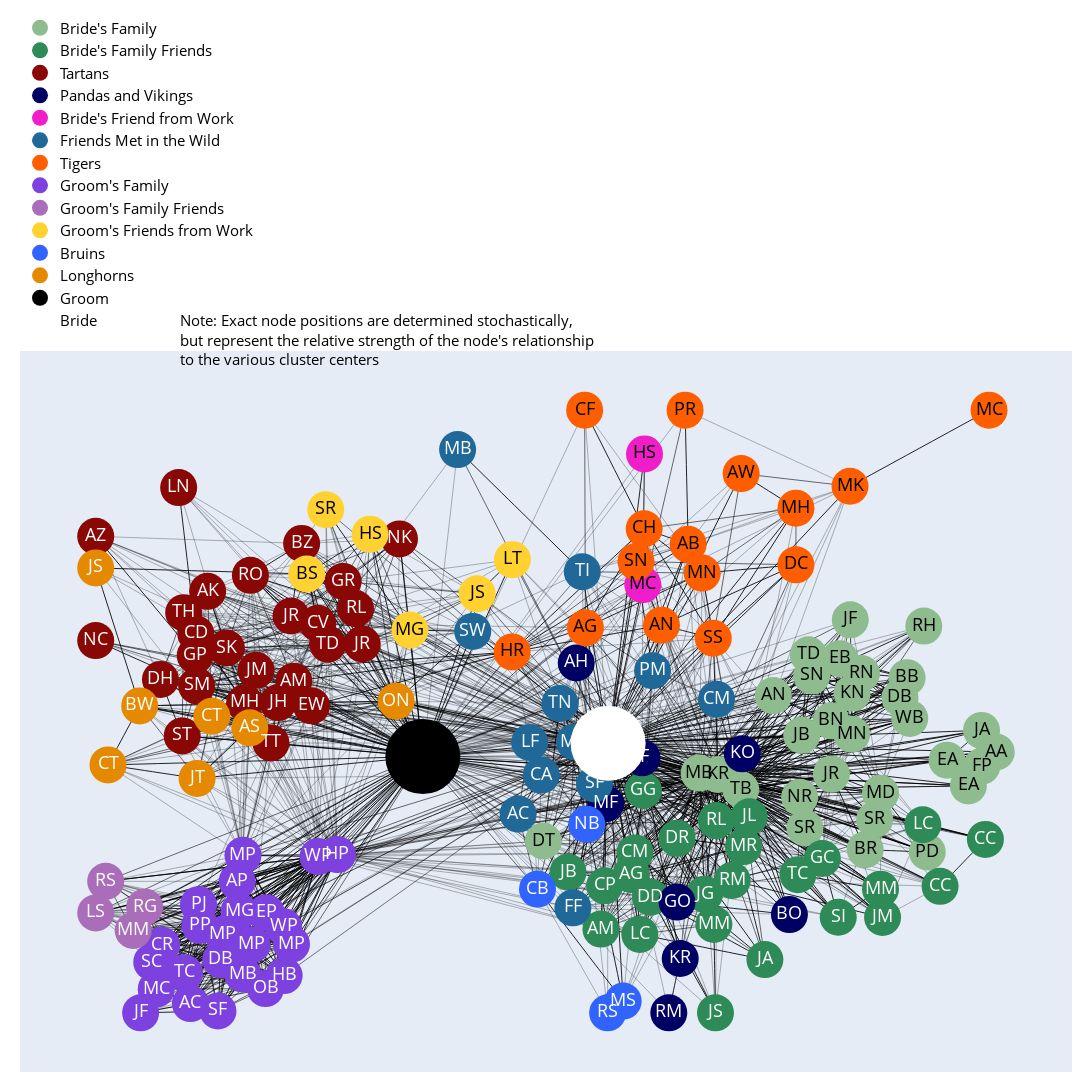

The notebook cell saved with this chart:
### Code cell
fig = go.Figure(data=edge_traces + node_traces + display_name_traces,
                layout=go.Layout(
                    title=None,#"Mary and Richard's wedding guest network",
                    titlefont_size=24,
                    width=2000,
                    height=2000,
                    showlegend=True,
                    hovermode='closest',
                    margin=dict(b=20,l=20,r=20,t=20),
                    legend=dict(
                        yanchor="bottom", 
                        y=1.02, 
                        xanchor="left", 
                        x=0,
                        orientation="v",
                        font=dict(
                            size=15,
                            color="black")),
                    xaxis=dict(showgrid=False, zeroline=False, showticklabels=False),
                    yaxis=dict(showgrid=False, zeroline=False, showticklabels=False),
                    dragmode='pan')
                    )
fig.add_annotation(
    text="Note: Exact node positions are determined stochastically, <br>but represent the relative strength of the node's relationship <br>to the various cluster centers", 
    align='left',
    showarrow=False,
    xref='paper',
    yref='paper',
    x=0.15,
    y=1.06,
    font=dict(
        size=15,
        color="black"))
fig.show()
